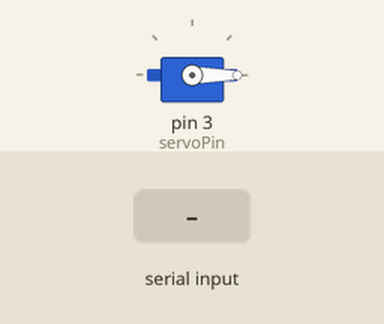
Bench run of a sketch on a simulated Arduino Uno, built with avr-gcc and run on an emulated ATmega328P. On the bench: servo. Inputs (shaded band) come from the test bench.

Above: at 1.2 s.
1.3 s: "1" received over Serial
At 3.5 s:
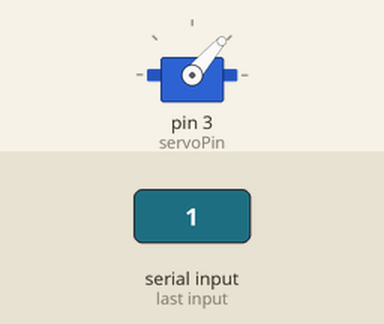
3.8 s: "0" received over Serial
At 5.3 s:
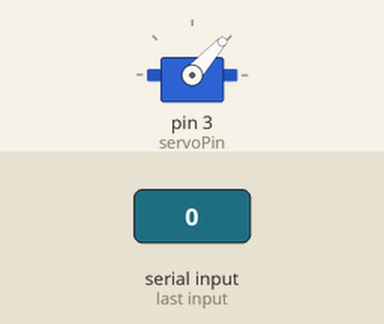
Timing chart, 0 to 6.8 s (numbered marks = the images above; inputs shaded):
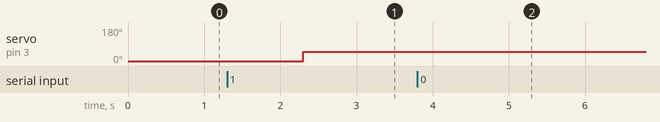

The sketch:

frettingDevice-01-20-2018.ino
```cpp
#include <Servo.h>

Servo testServo;
int servoPin = 3;
byte incomingBytes[6];
int angle = 0;

void setup() {
  // opens serial port, sets data rate to 9600 bps
  Serial.begin(9600);
  testServo.attach(servoPin);
}

void loop() {
  if(Serial.available() > 0) {
    Serial.readBytes(incomingBytes, 6);
    angle = incomingBytes[0];
  }
  testServo.write(angle);
}
```

Measured:
- after the input at 1.3 s, servo on pin 3 (servoPin): 0° → 49° after 1.0 s
- after the input at 3.8 s, servo on pin 3 (servoPin): 49° → 48° after 1.0 s
